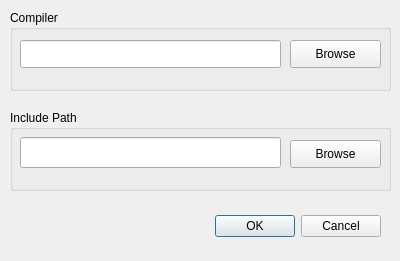
<?xml version="1.0" encoding="UTF-8"?>
<ui version="4.0">
 <class>PropertiesDialog</class>
 <widget class="QDialog" name="PropertiesDialog">
  <property name="geometry">
   <rect>
    <x>0</x>
    <y>0</y>
    <width>400</width>
    <height>261</height>
   </rect>
  </property>
  <property name="windowTitle">
   <string>xBasic IDE Compiler Properties</string>
  </property>
  <widget class="QDialogButtonBox" name="buttonBox">
   <property name="geometry">
    <rect>
     <x>20</x>
     <y>201</y>
     <width>361</width>
     <height>51</height>
    </rect>
   </property>
   <property name="orientation">
    <enum>Qt::Horizontal</enum>
   </property>
   <property name="standardButtons">
    <set>QDialogButtonBox::Cancel|QDialogButtonBox::Ok</set>
   </property>
  </widget>
  <widget class="QGroupBox" name="groupBoxCompiler">
   <property name="geometry">
    <rect>
     <x>10</x>
     <y>10</y>
     <width>381</width>
     <height>81</height>
    </rect>
   </property>
   <property name="title">
    <string>Compiler</string>
   </property>
   <widget class="QPushButton" name="btnCompilerBrowse">
    <property name="geometry">
     <rect>
      <x>280</x>
      <y>30</y>
      <width>91</width>
      <height>28</height>
     </rect>
    </property>
    <property name="text">
     <string>Browse</string>
    </property>
   </widget>
   <widget class="QLineEdit" name="lineEditCompilerApp">
    <property name="geometry">
     <rect>
      <x>10</x>
      <y>30</y>
      <width>261</width>
      <height>28</height>
     </rect>
    </property>
   </widget>
  </widget>
  <widget class="QGroupBox" name="groupBoxInclude">
   <property name="geometry">
    <rect>
     <x>10</x>
     <y>110</y>
     <width>381</width>
     <height>81</height>
    </rect>
   </property>
   <property name="title">
    <string>Include Path</string>
   </property>
   <widget class="QPushButton" name="btnIncludeBrowse">
    <property name="geometry">
     <rect>
      <x>280</x>
      <y>30</y>
      <width>91</width>
      <height>28</height>
     </rect>
    </property>
    <property name="text">
     <string>Browse</string>
    </property>
   </widget>
   <widget class="QLineEdit" name="lineEditIncludePath">
    <property name="geometry">
     <rect>
      <x>10</x>
      <y>27</y>
      <width>261</width>
      <height>31</height>
     </rect>
    </property>
   </widget>
  </widget>
 </widget>
 <resources/>
 <connections>
  <connection>
   <sender>buttonBox</sender>
   <signal>accepted()</signal>
   <receiver>PropertiesDialog</receiver>
   <slot>accept()</slot>
   <hints>
    <hint type="sourcelabel">
     <x>248</x>
     <y>254</y>
    </hint>
    <hint type="destinationlabel">
     <x>157</x>
     <y>274</y>
    </hint>
   </hints>
  </connection>
  <connection>
   <sender>buttonBox</sender>
   <signal>rejected()</signal>
   <receiver>PropertiesDialog</receiver>
   <slot>reject()</slot>
   <hints>
    <hint type="sourcelabel">
     <x>316</x>
     <y>260</y>
    </hint>
    <hint type="destinationlabel">
     <x>286</x>
     <y>274</y>
    </hint>
   </hints>
  </connection>
 </connections>
</ui>
